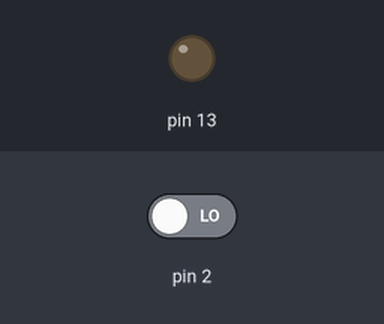
This sketch was run on a simulated Arduino Uno, built with avr-gcc and run on an emulated ATmega328P. On the bench: output pins drawn as LEDs (lit = HIGH). The inputs (shaded band) are chosen by the test bench; at power-on: pin 2 LOW.

Above: at 4.8 s.
4.9 s: pin 2 driven HIGH
At 6.9 s:
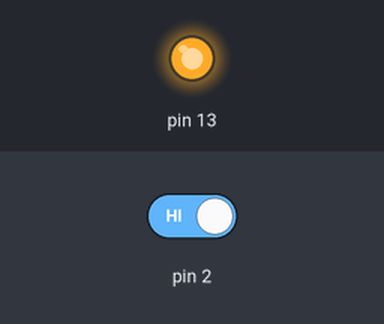
7.6 s: pin 2 driven LOW
At 8.5 s:
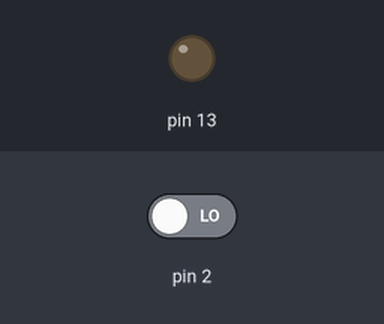
Timing chart, 0 to 10.6 s (numbered marks = the images above; inputs shaded):
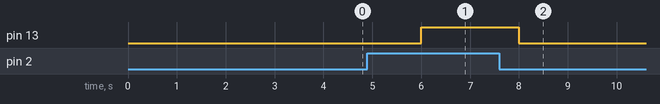

Measured:
- after the input at 4.9 s, pin 13: LOW → HIGH after 1.1 s
- after the input at 7.6 s, pin 13: HIGH → LOW after 0.40 s

The sketch:

Push_button.ino
```cpp
int state=0;
void setup()
{
  pinMode(13, OUTPUT);
  pinMode(2, INPUT);
}

void loop()
{
  state=digitalRead(2);
  if(state==HIGH)
    digitalWrite(13,HIGH);
  else
    digitalWrite(13,LOW);
  delay(2000);
}
```
